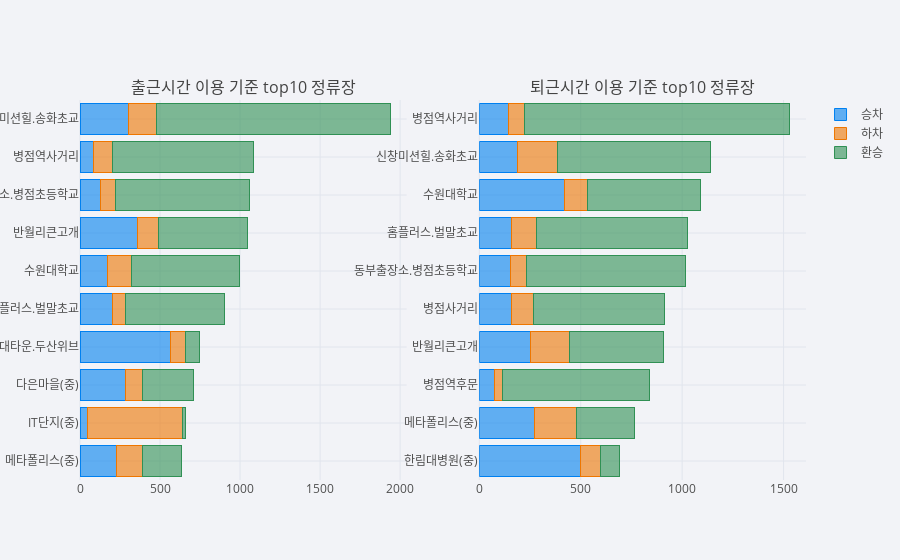

This figure's notebook cell:
### Code cell
topn = 10
figures = []

for df_target, time in zip([df_usage_m, df_usage_d], ["출근", "퇴근"]):
    df_target = df_target.groupby("STATION_NM")[['승차', '하차', '환승', '이용']].sum()
    df_target = df_target.sort_values('이용', ascending=False).iloc[:topn]
    df_target = df_target.sort_values('이용')
    fig = df_target[['승차', '하차', '환승']].iplot(kind='barh', 
                                                barmode='stack',
                                                title="{}시간 이용 기준 top{} 정류장".format(time, topn),
                                                asFigure=True)
    if time == "퇴근":
        fig.plotly_update({'showlegend':False})
    figures.append(fig)

draw_subplots(figures, (1, 2))

### Figure 1 — Plotly figure (JSON) as saved in the notebook; plotly's stock layout.template omitted (floating-point values rounded to 4 significant figures)
{"data": [{"marker": {"color": "rgba(0, 128, 240, 0.6)", "line": {"color": "rgba(0, 128, 240, 1.0)", "width": 1}}, "name": "승차", "orientation": "h", "text": "", "type": "bar", "uid": "203fdfe4-1e5f-4ca0-9004-2220109b64c3", "x": [231, 48, 284, 567, 200, 171, 357, 125, 84, 302], "xaxis": "x", "y": ["메타폴리스(중)", "IT단지(중)", "다은마을(중)", "신영통현대타운.두산위브", "홈플러스.벌말초교", "수원대학교", "반월리큰고개", "동부출장소.병점초등학교", "병점역사거리", "신창미션힐.송화초교"], "yaxis": "y"}, {"marker": {"color": "rgba(238, 118, 0, 0.6)", "line": {"color": "rgba(238, 118, 0, 1.0)", "width": 1}}, "name": "하차", "orientation": "h", "text": "", "type": "bar", "uid": "267ecc12-3c9f-46e0-ae5f-55218e7c6187", "x": [157, 593, 105, 94, 86, 148, 131, 94, 122, 175], "xaxis": "x", "y": ["메타폴리스(중)", "IT단지(중)", "다은마을(중)", "신영통현대타운.두산위브", "홈플러스.벌말초교", "수원대학교", "반월리큰고개", "동부출장소.병점초등학교", "병점역사거리", "신창미션힐.송화초교"], "yaxis": "y"}, {"marker": {"color": "rgba(48, 144, 84, 0.6)", "line": {"color": "rgba(48, 144, 84, 1.0)", "width": 1}}, "name": "환승", "orientation": "h", "text": "", "type": "bar", "uid": "8a02fc98-4611-4346-8b21-ffbdff64d01c", "x": [247, 21, 322, 85, 619, 679, 561, 838, 875, 1462], "xaxis": "x", "y": ["메타폴리스(중)", "IT단지(중)", "다은마을(중)", "신영통현대타운.두산위브", "홈플러스.벌말초교", "수원대학교", "반월리큰고개", "동부출장소.병점초등학교", "병점역사거리", "신창미션힐.송화초교"], "yaxis": "y"}, {"marker": {"color": "rgba(0, 128, 240, 0.6)", "line": {"color": "rgba(0, 128, 240, 1.0)", "width": 1}}, "name": "승차", "orientation": "h", "showlegend": false, "text": "", "type": "bar", "uid": "a53f176c-3919-4a0f-8a35-91c3426043a7", "x": [501, 270, 75, 250, 161, 152, 158, 421, 189, 143], "xaxis": "x2", "y": ["한림대병원(중)", "메타폴리스(중)", "병점역후문", "반월리큰고개", "병점사거리", "동부출장소.병점초등학교", "홈플러스.벌말초교", "수원대학교", "신창미션힐.송화초교", "병점역사거리"], "yaxis": "y2"}, {"marker": {"color": "rgba(238, 118, 0, 0.6)", "line": {"color": "rgba(238, 118, 0, 1.0)", "width": 1}}, "name": "하차", "orientation": "h", "showlegend": false, "text": "", "type": "bar", "uid": "aed4cb37-a500-4753-99a2-abe2de94f7be", "x": [98, 210, 40, 194, 107, 83, 126, 114, 198, 80], "xaxis": "x2", "y": ["한림대병원(중)", "메타폴리스(중)", "병점역후문", "반월리큰고개", "병점사거리", "동부출장소.병점초등학교", "홈플러스.벌말초교", "수원대학교", "신창미션힐.송화초교", "병점역사거리"], "yaxis": "y2"}, {"marker": {"color": "rgba(48, 144, 84, 0.6)", "line": {"color": "rgba(48, 144, 84, 1.0)", "width": 1}}, "name": "환승", "orientation": "h", "showlegend": false, "text": "", "type": "bar", "uid": "d1c83191-ef77-4fd0-bb84-493890eaea32", "x": [94, 285, 723, 464, 647, 782, 740, 554, 751, 1307], "xaxis": "x2", "y": ["한림대병원(중)", "메타폴리스(중)", "병점역후문", "반월리큰고개", "병점사거리", "동부출장소.병점초등학교", "홈플러스.벌말초교", "수원대학교", "신창미션힐.송화초교", "병점역사거리"], "yaxis": "y2"}], "layout": {"annotations": [{"font": {"size": 16}, "showarrow": false, "text": "출근시간 이용 기준 top10 정류장", "x": 0.225, "xanchor": "center", "xref": "paper", "y": 1, "yanchor": "bottom", "yref": "paper"}, {"font": {"size": 16}, "showarrow": false, "text": "퇴근시간 이용 기준 top10 정류장", "x": 0.775, "xanchor": "center", "xref": "paper", "y": 1, "yanchor": "bottom", "yref": "paper"}], "barmode": "stack", "legend": {"bgcolor": "#F2F3F7", "font": {"color": "#505050"}, "traceorder": "normal"}, "paper_bgcolor": "#F2F3F7", "plot_bgcolor": "#F2F3F7", "title": {"font": {"color": "#484848"}, "text": ""}, "xaxis": {"anchor": "y", "domain": [0, 0.45], "gridcolor": "#E1E5ED", "showgrid": true, "tickfont": {"color": "#505050"}, "title": {"font": {"color": "#505050"}, "text": ""}, "zerolinecolor": "#E1E5ED"}, "xaxis2": {"anchor": "y2", "domain": [0.55, 1], "gridcolor": "#E1E5ED", "showgrid": true, "tickfont": {"color": "#505050"}, "title": {"font": {"color": "#505050"}, "text": ""}, "zerolinecolor": "#E1E5ED"}, "yaxis": {"anchor": "x", "domain": [0, 1], "gridcolor": "#E1E5ED", "showgrid": true, "tickfont": {"color": "#505050"}, "title": {"font": {"color": "#505050"}, "text": ""}, "zerolinecolor": "#E1E5ED"}, "yaxis2": {"anchor": "x2", "domain": [0, 1], "gridcolor": "#E1E5ED", "showgrid": true, "tickfont": {"color": "#505050"}, "title": {"font": {"color": "#505050"}, "text": ""}, "zerolinecolor": "#E1E5ED"}}}
